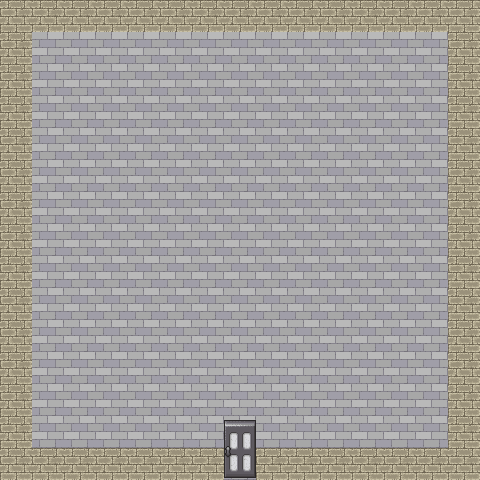

Tiled map render using the project's own tile images. Description and the whole map definition, tile-layer contents included, below:
An orthogonal 15x15 tile map with 32x32 px tiles, 2 tile layers (background, murs) and 2 objects (maisonportal, tpmaison).

<map version="1.10" tiledversion="1.10.0" orientation="orthogonal" renderorder="right-down" width="15" height="15" tilewidth="32" tileheight="32" infinite="0" nextlayerid="4" nextobjectid="3">
 <tileset firstgid="1" source="[Base]BaseChip_pipo.tsx" />
 <layer id="1" name="background" width="15" height="15">
  <data encoding="csv">
290,290,290,290,290,290,290,290,290,290,290,290,290,290,290,
290,290,290,290,290,290,290,290,290,290,290,290,290,290,290,
290,290,290,290,290,290,290,290,290,290,290,290,290,290,290,
290,290,290,290,290,290,290,290,290,290,290,290,290,290,290,
290,290,290,290,290,290,290,290,290,290,290,290,290,290,290,
290,290,290,290,290,290,290,290,290,290,290,290,290,290,290,
290,290,290,290,290,290,290,290,290,290,290,290,290,290,290,
290,290,290,290,290,290,290,290,290,290,290,290,290,290,290,
290,290,290,290,290,290,290,290,290,290,290,290,290,290,290,
290,290,290,290,290,290,290,290,290,290,290,290,290,290,290,
290,290,290,290,290,290,290,290,290,290,290,290,290,290,290,
290,290,290,290,290,290,290,290,290,290,290,290,290,290,290,
290,290,290,290,290,290,290,290,290,290,290,290,290,290,290,
290,290,290,290,290,290,290,290,290,290,290,290,290,290,290,
290,290,290,290,290,290,290,290,290,290,290,290,290,290,290
</data>
 </layer>
 <layer id="2" name="murs" width="15" height="15">
  <data encoding="csv">
249,249,249,249,249,249,249,249,249,249,249,249,249,249,249,
249,0,0,0,0,0,0,0,0,0,0,0,0,0,249,
249,0,0,0,0,0,0,0,0,0,0,0,0,0,249,
249,0,0,0,0,0,0,0,0,0,0,0,0,0,249,
249,0,0,0,0,0,0,0,0,0,0,0,0,0,249,
249,0,0,0,0,0,0,0,0,0,0,0,0,0,249,
249,0,0,0,0,0,0,0,0,0,0,0,0,0,249,
249,0,0,0,0,0,0,0,0,0,0,0,0,0,249,
249,0,0,0,0,0,0,0,0,0,0,0,0,0,249,
249,0,0,0,0,0,0,0,0,0,0,0,0,0,249,
249,0,0,0,0,0,0,0,0,0,0,0,0,0,249,
249,0,0,0,0,0,0,0,0,0,0,0,0,0,249,
249,0,0,0,0,0,0,0,0,0,0,0,0,0,249,
249,0,0,0,0,0,0,424,0,0,0,0,0,0,249,
249,249,249,249,249,249,249,432,249,249,249,249,249,249,249
</data>
 </layer>
 <objectgroup id="3" name="objets">
  <object id="1" name="maisonportal" x="225.626" y="417.278" width="27.8766" height="32.2323" />
  <object id="2" name="tpmaison" x="239.564" y="355.426">
   <point />
  </object>
 </objectgroup>
</map>
